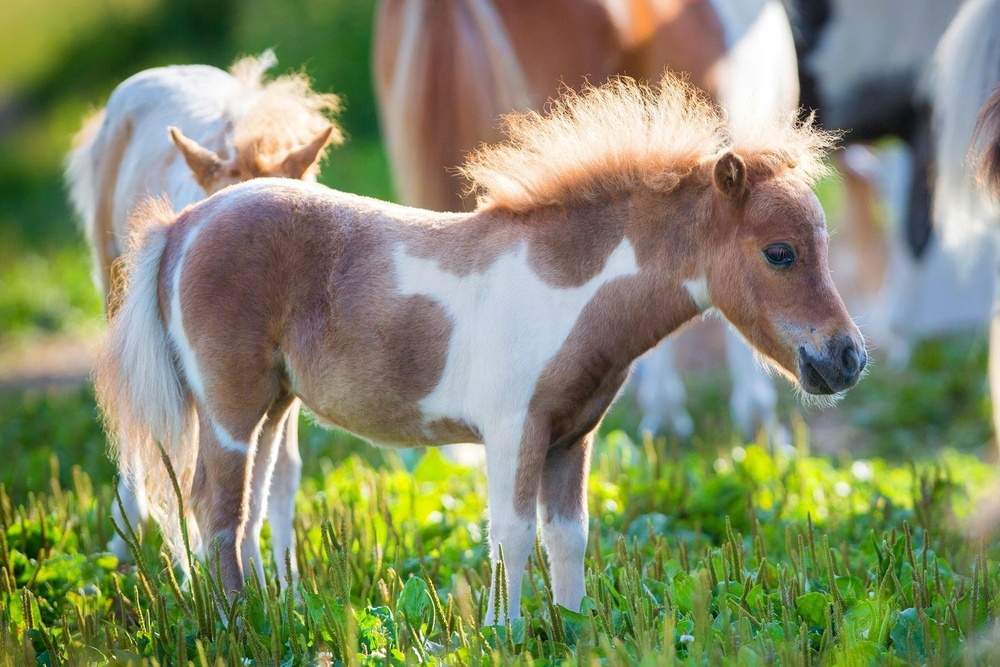
#> input picture Фильтр Собеля/img.jpg, 1000 x 667 px, shrunk from 1800 x 1200 before the run, given in place of path to file, which was not available
$ python sobel.py
#> lines starting #> are read from the running program, lines starting #| are printed output that depends on the picture; pictures that were not available may be replaced by others from this repository, and a replacement may not be noted
import numpy as np
#import cv2
import argparse
from PIL import Image

def sobel(img, threshold):
    G_x = np.array([[-1, 0, 1],[-2, 0, 2],[-1, 0, 1]])
    G_y = np.array([[-1, -2, -1],[0, 0, 0],[1, 2, 1]])
    rows = np.size(img, 0)
    columns = np.size(img, 1)
    temp1 = np.array(img)
    mag = np.zeros(temp1.shape)

    temp = temp1
    temp = np.append([temp1[0]], temp, axis=0)
    temp = np.append(temp, [temp[-1]], axis=0)
    l = []
    for i in range(temp.shape[0]):
        l.append([temp[i][0]])
    npl = np.array(l)
    r = []
    for i in range(temp.shape[0]):
        r.append([temp[i][-1]])
    npr = np.array(r)
    temp = np.append(npl, temp, axis=1)
    temp = np.append(temp, npr, axis=1)

    for y in range(0, rows - 2):
        for x in range(0, columns - 2):
            z1 = temp[y+1][x + 1]
            z2 = temp[y+1][x + 2]
            z3 = temp[y+1][x + 3]

            z4 = temp[y + 2][x + 1]
            z5 = temp[y+2][x+2]
            z6 = temp[y+2][x + 3]

            z7 = temp[y + 3][x + 1]
            z8 = temp[y + 3][x+2]
            z9 = temp[y + 3][x + 3]

            v = z7 + 2*z8 + z9 - (z1 + 2*z2 + z3)
            h = z3 + 2*z6 + z9 - (z1 + 2*z4 + z7)
            mag[y+1, x+1] = np.sqrt((v ** 2) + (h ** 2))

    for p in range(0, rows):
        for q in range(0, columns):
            if mag[p, q] < threshold:
                mag[p, q] = 0
    new_image = Image.fromarray(mag)
    new_p = new_image.convert("L")
    new_p.save("sobel.jpg")
   # cv2.imshow("Image", new_image)
   # cv2.waitKey(0)
   # cv2.destroyAllWindows()


img = Image.open(r"path to file")
#> img is the input picture: PIL image 1000x667 RGB; mean R, G, B 133, 140, 106.6
img1 = img.convert("L")
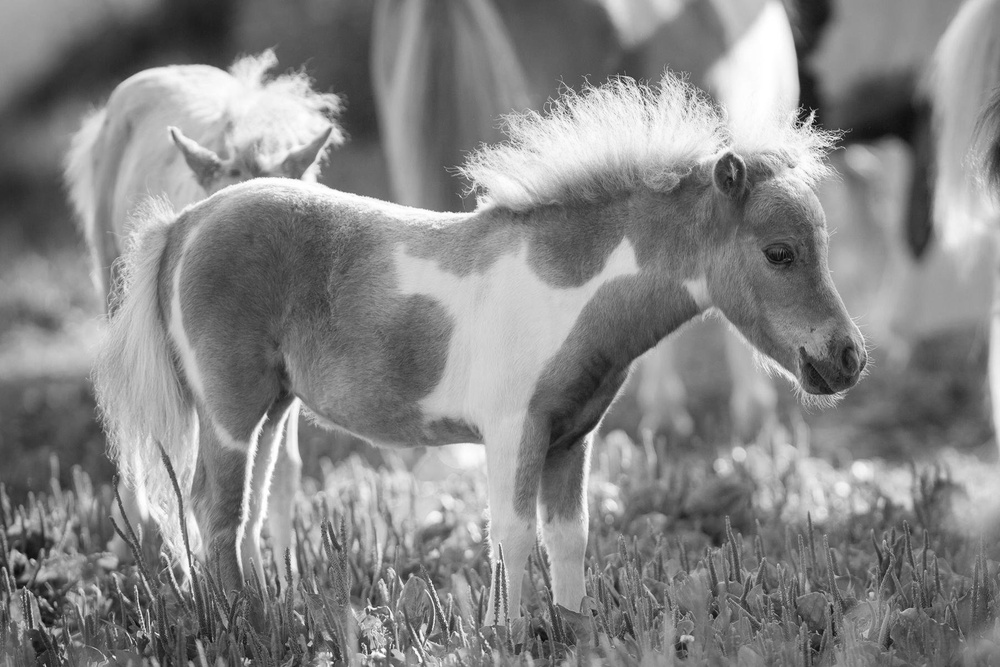
#> img1: PIL image 1000x667 L; min 7, max 255, mean 134.1
image = sobel(img1, 70)
#> in sobel, `rows = np.size(img, 0)`: rows = 667
#> in sobel, `columns = np.size(img, 1)`: columns = 1000
#> after the loop in sobel, `for i in range(temp.shape[0]):`: l = 669 items, first 6: [170], [170], [171], [171], [171], [171]
#> in sobel, `npl = np.array(l)`: npl = 669 values, max 171 at index 2, min 30 at index 566, mean 99.33
#> after the loop in sobel, `for i in range(temp.shape[0]):`: r = 669 items, first 6: [137], [137], [134], [134], [134], [133]
#> in sobel, `npr = np.array(r)`: npr = 669 values, max 244 at index 390, min 31 at index 154, mean 155
#> after the loop in sobel, `for y in range(0, rows - 2):`:
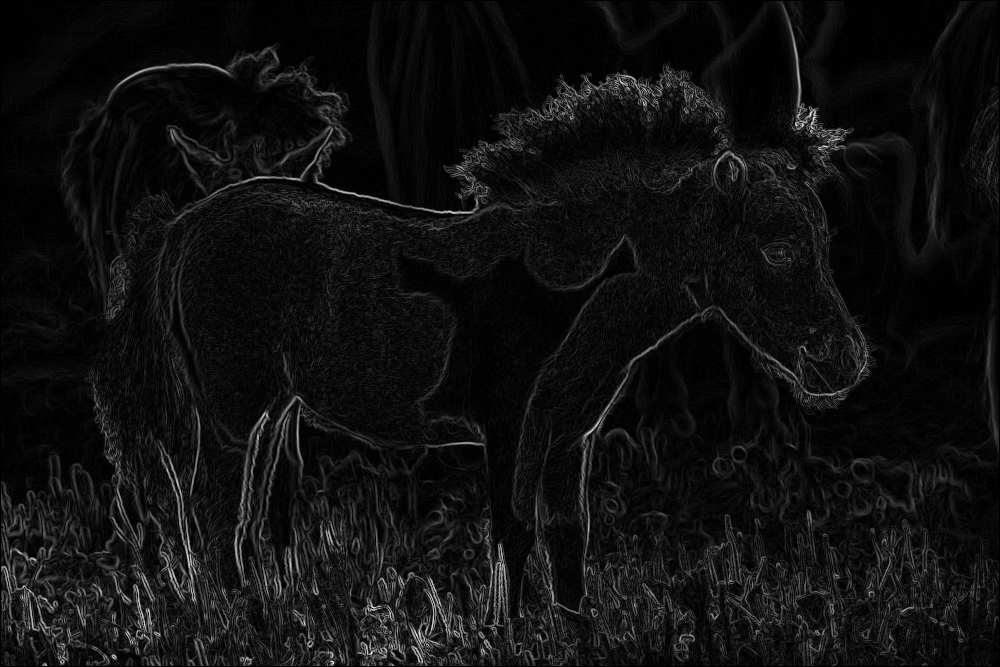
#> mag: shape (667, 1000) float64; min 0, max 768.5, mean 50.7; drawn with min black and max white
#> in sobel, `new_p = new_image.convert("L")`:
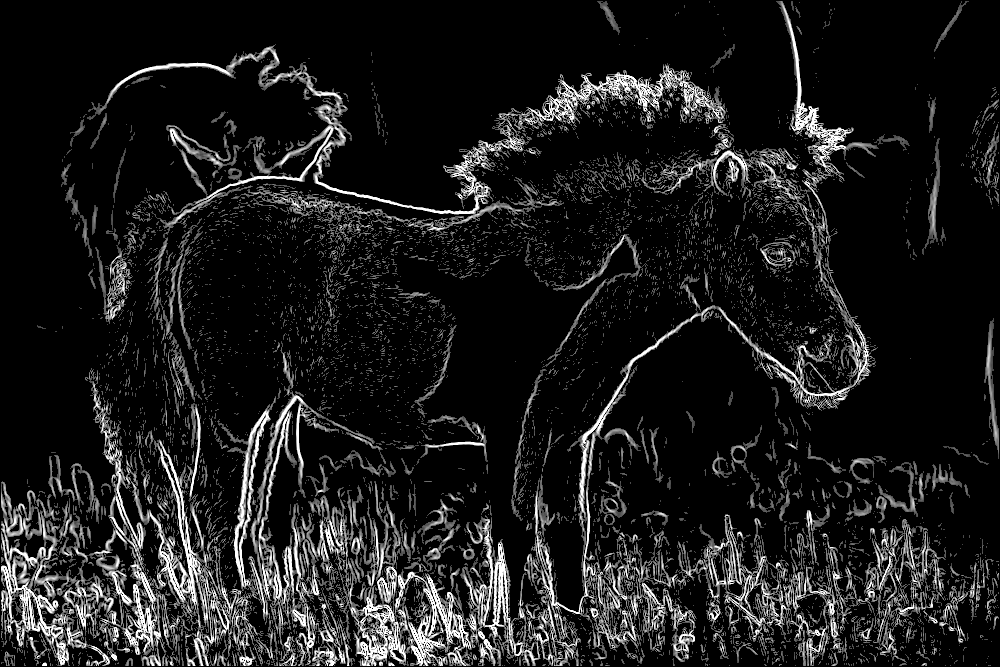
#> new_p: PIL image 1000x667 L; min 0, max 255, mean 28.1

# [4 lines of commented-out code are left out]
